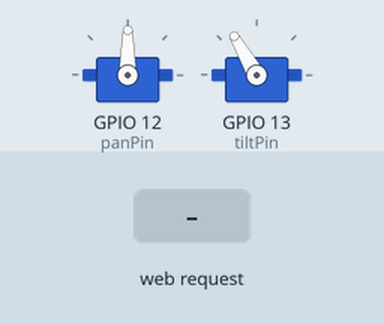
A sketch run on a simulated ESP32. On the bench: 2 × servo. The inputs (shaded band) are chosen by the test bench. WiFi joins after 1.5 s; servers stay silent unless stated; what the sketch prints to the serial monitor is not drawn.

Above: at 2.7 s.
2.8 s: HTTP request GET /patrol received
At 3.8 s:
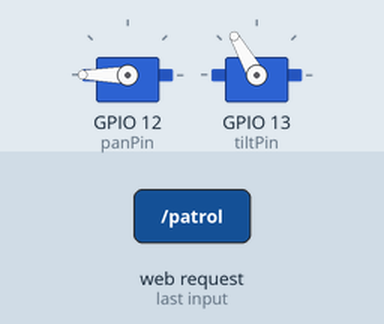
5.8 s: HTTP request GET /panleft received
8.8 s: HTTP request GET /tiltdown received
At 9.8 s:
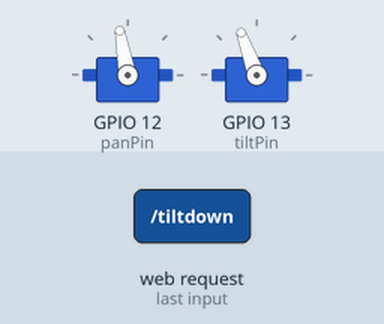
10.3 s: HTTP request GET /patrol received
At 14.2 s:
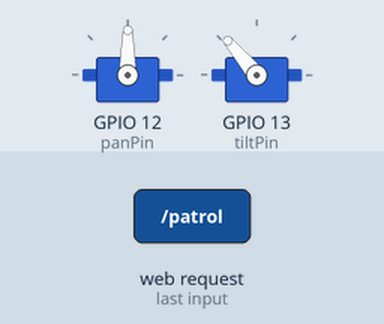
Timing chart, 0 to 14.3 s (numbered marks = the images above; inputs shaded):
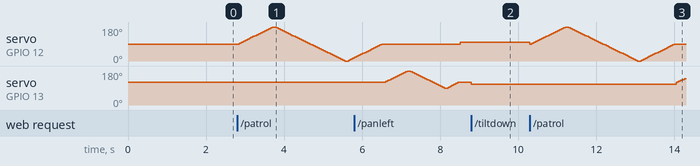

The sketch:

pantilt.ino
```cpp
#include <WiFi.h>
#include <ESP32Servo.h>

const char* ssid = "SpectrumSetup-DD";
const char* password = "jeansrocket543";

Servo panServo;
Servo tiltServo;

const int panPin = 12;
const int tiltPin = 13;

int panPos = 90; // Start position facing forward
int tiltPos = 120; // Start position facing forward

WiFiServer server(80);

void setup() {
  Serial.begin(115200);

  panServo.attach(panPin);
  tiltServo.attach(tiltPin);

  // Set initial positions
  panServo.write(panPos);
  tiltServo.write(tiltPos);

  // Connect to Wi-Fi
  Serial.print("Connecting to ");
  Serial.println(ssid);
  WiFi.begin(ssid, password);

  while (WiFi.status() != WL_CONNECTED) {
    delay(500);
    Serial.print(".");
  }
  Serial.println("");
  Serial.println("WiFi connected.");
  Serial.println("IP address: ");
  Serial.println(WiFi.localIP());

  server.begin();
  Serial.println("Server started.");
}

void loop() {
  WiFiClient client = server.available();

  if (client) {
    Serial.println("New client connected.");
    String request = client.readStringUntil('\r');
    Serial.print("Request: ");
    Serial.println(request);
    client.flush();

    if (request.indexOf("/zero") != -1) {
      panPos = 90;
      tiltPos = 120;
      panServo.write(panPos);
      tiltServo.write(tiltPos);
      Serial.println("Servos zeroed to 90 degrees (pan) and 120 degrees (tilt).");
    }

    if (request.indexOf("/panleft") != -1) {
      panPos = min(panPos + 10, 180);
      panServo.write(panPos);
      Serial.print("Pan left: ");
      Serial.println(panPos);
    }
    if (request.indexOf("/panright") != -1) {
      panPos = max(panPos - 10, 0);
      panServo.write(panPos);
      Serial.print("Pan right: ");
      Serial.println(panPos);
    }
    if (request.indexOf("/tiltup") != -1) {
      tiltPos = min(tiltPos + 10, 180); // Tilt up increases the angle
      tiltServo.write(tiltPos);
      Serial.print("Tilt up: ");
      Serial.println(tiltPos);
    }
    if (request.indexOf("/tiltdown") != -1) {
      tiltPos = max(tiltPos - 10, 90); // Tilt down decreases the angle
      tiltServo.write(tiltPos);
      Serial.print("Tilt down: ");
      Serial.println(tiltPos);
    }
    if (request.indexOf("/patrol") != -1) {
      Serial.println("Starting patrol...");
      performPatrol();
      Serial.println("Patrol finished.");
    }

    // Send the response to the client
    client.println("HTTP/1.1 200 OK");
    client.println("Content-Type: text/html");
    client.println("");
    client.println("<!DOCTYPE html>");
    client.println("<html lang='en'>");
    client.println("<head>");
    client.println("<meta charset='UTF-8'>");
    client.println("<meta name='viewport' content='width=device-width, initial-scale=1.0'>");
    client.println("<title>ESP32 Servo Control</title>");
    client.println("<style>");
    client.println("body { display: flex; justify-content: center; align-items: center; height: 100vh; background: #e0e0e0; font-family: Arial, sans-serif; }");
    client.println(".container { display: flex; flex-direction: column; align-items: center; background: #e0e0e0; padding: 20px; border-radius: 20px; box-shadow: 20px 20px 60px #bebebe, -20px -20px 60px #ffffff; }");
    client.println(".button { width: 80px; height: 80px; margin: 10px; background: #e0e0e0; border-radius: 20px; display: flex; justify-content: center; align-items: center; box-shadow: 8px 8px 16px #bebebe, -8px -8px 16px #ffffff; cursor: pointer; font-size: 1.5em; color: #333; }");
    client.println(".button:active { box-shadow: inset 8px 8px 16px #bebebe, inset -8px -8px 16px #ffffff; }");
    client.println(".controls { display: flex; flex-direction: column; align-items: center; }");
    client.println(".pan-controls, .tilt-controls { display: flex; }");
    client.println("</style>");
    client.println("</head>");
    client.println("<body>");
    client.println("<div class='container'>");
    client.println("<h1>ESP32 Servo Control</h1>");
    client.println("<div class='controls'>");
    client.println("<div class='button' onclick='sendCommand(\"zero\")'>Reset</div>");
    client.println("<div class='tilt-controls'>");
    client.println("<div class='button' onclick='sendCommand(\"tiltup\")'>▲</div>");
    client.println("</div>");
    client.println("<div class='pan-controls'>");
    client.println("<div class='button' onclick='sendCommand(\"panleft\")'>◀</div>");
    client.println("<div class='button' onclick='sendCommand(\"panright\")'>▶</div>");
    client.println("</div>");
    client.println("<div class='tilt-controls'>");
    client.println("<div class='button' onclick='sendCommand(\"tiltdown\")'>▼</div>");
    client.println("</div>");
    client.println("<div class='button' onclick='sendCommand(\"patrol\")'>Patrol</div>");
    client.println("</div>");
    client.println("<div class='info'>Pan: <span id='panPos'>90</span>°</div>");
    client.println("<div class='info'>Tilt: <span id='tiltPos'>120</span>°</div>");
    client.println("</div>");
    client.println("<script>");
    client.println("const panPosElem = document.getElementById('panPos');");
    client.println("const tiltPosElem = document.getElementById('tiltPos');");
    client.println("function sendCommand(command) {");
    client.println("  fetch(`/${command}`).then(() => {");
    client.println("    if (command === 'zero') {");
    client.println("      panPosElem.textContent = 90;");
    client.println("      tiltPosElem.textContent = 120;");
    client.println("    }");
    client.println("    if (command === 'panleft') panPosElem.textContent = Math.min(parseInt(panPosElem.textContent) + 10, 180);");
    client.println("    if (command === 'panright') panPosElem.textContent = Math.max(parseInt(panPosElem.textContent) - 10, 0);");
    client.println("    if (command === 'tiltup') tiltPosElem.textContent = Math.min(parseInt(tiltPosElem.textContent) + 10, 180);"); // Tilt up increases the angle
    client.println("    if (command === 'tiltdown') tiltPosElem.textContent = Math.max(parseInt(tiltPosElem.textContent) - 10, 90);"); // Tilt down decreases the angle
    client.println("  });");
    client.println("}");
    client.println("</script>");
    client.println("</body>");
    client.println("</html>");

    delay(10);
    client.stop();
    Serial.println("Client disconnected.");
  }
}

void performPatrol() {
  // Look left to right
  for (int pos = 90; pos <= 180; pos += 5) {
    panServo.write(pos);
    delay(50);
  }
  for (int pos = 180; pos >= 0; pos -= 5) {
    panServo.write(pos);
    delay(50);
  }
  for (int pos = 0; pos <= 90; pos += 5) {
    panServo.write(pos);
    delay(50);
  }

  // Look up and down
  for (int pos = 120; pos <= 180; pos += 5) {
    tiltServo.write(pos);
    delay(50);
  }
  for (int pos = 180; pos >= 90; pos -= 5) {
    tiltServo.write(pos);
    delay(50);
  }
  for (int pos = 90; pos <= 120; pos += 5) {
    tiltServo.write(pos);
    delay(50);
  }
}
```

Measured:
- after the input at 8.8 s, servo on GPIO 13 (tiltPin): 120° → 110° at once
- after the input at 10.3 s, servo on GPIO 13 (tiltPin): 110° → 140° after 3.8 s
